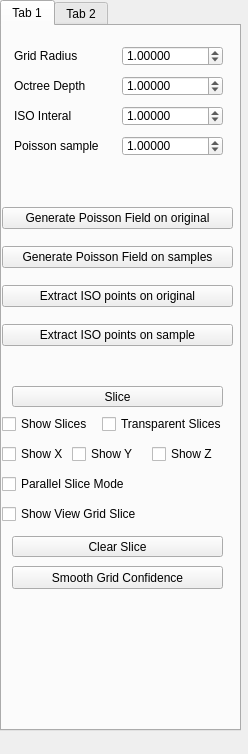
<?xml version="1.0" encoding="UTF-8"?>
<ui version="4.0">
 <class>poisson_paras</class>
 <widget class="QWidget" name="poisson_paras">
  <property name="geometry">
   <rect>
    <x>0</x>
    <y>0</y>
    <width>248</width>
    <height>754</height>
   </rect>
  </property>
  <property name="windowTitle">
   <string>Poisson paras</string>
  </property>
  <widget class="QTabWidget" name="tabWidget">
   <property name="geometry">
    <rect>
     <x>0</x>
     <y>0</y>
     <width>241</width>
     <height>731</height>
    </rect>
   </property>
   <property name="currentIndex">
    <number>0</number>
   </property>
   <widget class="QWidget" name="tab">
    <attribute name="title">
     <string>Tab 1</string>
    </attribute>
    <widget class="QCheckBox" name="checkBox_show_slices_Z">
     <property name="geometry">
      <rect>
       <x>150</x>
       <y>420</y>
       <width>91</width>
       <height>16</height>
      </rect>
     </property>
     <property name="text">
      <string>Show Z</string>
     </property>
    </widget>
    <widget class="QDoubleSpinBox" name="poisson_depth">
     <property name="geometry">
      <rect>
       <x>120</x>
       <y>50</y>
       <width>101</width>
       <height>20</height>
      </rect>
     </property>
     <property name="decimals">
      <number>5</number>
     </property>
     <property name="minimum">
      <double>0.000010000000000</double>
     </property>
     <property name="maximum">
      <double>1000.000000000000000</double>
     </property>
     <property name="singleStep">
      <double>0.010000000000000</double>
     </property>
     <property name="value">
      <double>1.000000000000000</double>
     </property>
    </widget>
    <widget class="QCheckBox" name="checkBox_show_slices">
     <property name="geometry">
      <rect>
       <x>0</x>
       <y>390</y>
       <width>91</width>
       <height>16</height>
      </rect>
     </property>
     <property name="text">
      <string>Show Slices</string>
     </property>
    </widget>
    <widget class="QLabel" name="label">
     <property name="geometry">
      <rect>
       <x>12</x>
       <y>17</y>
       <width>102</width>
       <height>26</height>
      </rect>
     </property>
     <property name="text">
      <string>Grid Radius</string>
     </property>
    </widget>
    <widget class="QLabel" name="label_2">
     <property name="geometry">
      <rect>
       <x>12</x>
       <y>47</y>
       <width>102</width>
       <height>26</height>
      </rect>
     </property>
     <property name="text">
      <string>Octree Depth</string>
     </property>
    </widget>
    <widget class="QDoubleSpinBox" name="radius">
     <property name="geometry">
      <rect>
       <x>120</x>
       <y>20</y>
       <width>101</width>
       <height>20</height>
      </rect>
     </property>
     <property name="decimals">
      <number>5</number>
     </property>
     <property name="minimum">
      <double>0.000010000000000</double>
     </property>
     <property name="maximum">
      <double>1000.000000000000000</double>
     </property>
     <property name="singleStep">
      <double>0.010000000000000</double>
     </property>
     <property name="value">
      <double>1.000000000000000</double>
     </property>
    </widget>
    <widget class="QCheckBox" name="checkBox_show_slices_Y">
     <property name="geometry">
      <rect>
       <x>70</x>
       <y>420</y>
       <width>91</width>
       <height>16</height>
      </rect>
     </property>
     <property name="text">
      <string>Show Y</string>
     </property>
    </widget>
    <widget class="QCheckBox" name="checkBox_show_slices_X">
     <property name="geometry">
      <rect>
       <x>0</x>
       <y>420</y>
       <width>91</width>
       <height>16</height>
      </rect>
     </property>
     <property name="text">
      <string>Show X</string>
     </property>
    </widget>
    <widget class="QLabel" name="label_3">
     <property name="geometry">
      <rect>
       <x>12</x>
       <y>77</y>
       <width>102</width>
       <height>26</height>
      </rect>
     </property>
     <property name="text">
      <string>ISO Interal</string>
     </property>
    </widget>
    <widget class="QPushButton" name="pushButton_slice">
     <property name="geometry">
      <rect>
       <x>10</x>
       <y>360</y>
       <width>211</width>
       <height>21</height>
      </rect>
     </property>
     <property name="text">
      <string>Slice</string>
     </property>
    </widget>
    <widget class="QWidget" name="layoutWidget">
     <property name="geometry">
      <rect>
       <x>0</x>
       <y>170</y>
       <width>231</width>
       <height>161</height>
      </rect>
     </property>
     <layout class="QVBoxLayout" name="verticalLayout">
      <item>
       <widget class="QPushButton" name="pushButton_poisson_field_original">
        <property name="text">
         <string>Generate Poisson Field on original</string>
        </property>
       </widget>
      </item>
      <item>
       <widget class="QPushButton" name="pushButton_poisson_field_samples">
        <property name="text">
         <string>Generate Poisson Field on samples</string>
        </property>
       </widget>
      </item>
      <item>
       <widget class="QPushButton" name="pushButton_poisson_MC_original">
        <property name="text">
         <string>Extract ISO points on original</string>
        </property>
       </widget>
      </item>
      <item>
       <widget class="QPushButton" name="pushButton_poisson_MC_samples">
        <property name="text">
         <string>Extract ISO points on sample</string>
        </property>
       </widget>
      </item>
     </layout>
    </widget>
    <widget class="QDoubleSpinBox" name="poisson_ISO_interval">
     <property name="geometry">
      <rect>
       <x>120</x>
       <y>80</y>
       <width>101</width>
       <height>20</height>
      </rect>
     </property>
     <property name="decimals">
      <number>5</number>
     </property>
     <property name="minimum">
      <double>0.000010000000000</double>
     </property>
     <property name="maximum">
      <double>1000.000000000000000</double>
     </property>
     <property name="singleStep">
      <double>0.010000000000000</double>
     </property>
     <property name="value">
      <double>1.000000000000000</double>
     </property>
    </widget>
    <widget class="QCheckBox" name="checkBox_show_slices_transparent">
     <property name="geometry">
      <rect>
       <x>100</x>
       <y>390</y>
       <width>131</width>
       <height>16</height>
      </rect>
     </property>
     <property name="text">
      <string>Transparent Slices</string>
     </property>
    </widget>
    <widget class="QDoubleSpinBox" name="poisson_sample_number">
     <property name="geometry">
      <rect>
       <x>120</x>
       <y>110</y>
       <width>101</width>
       <height>20</height>
      </rect>
     </property>
     <property name="decimals">
      <number>5</number>
     </property>
     <property name="minimum">
      <double>0.000010000000000</double>
     </property>
     <property name="maximum">
      <double>2000000000.000000000000000</double>
     </property>
     <property name="singleStep">
      <double>0.010000000000000</double>
     </property>
     <property name="value">
      <double>1.000000000000000</double>
     </property>
    </widget>
    <widget class="QLabel" name="label_4">
     <property name="geometry">
      <rect>
       <x>12</x>
       <y>107</y>
       <width>102</width>
       <height>26</height>
      </rect>
     </property>
     <property name="text">
      <string>Poisson sample</string>
     </property>
    </widget>
    <widget class="QCheckBox" name="checkBox_parallel_slice_mode">
     <property name="geometry">
      <rect>
       <x>0</x>
       <y>450</y>
       <width>151</width>
       <height>16</height>
      </rect>
     </property>
     <property name="text">
      <string>Parallel Slice Mode</string>
     </property>
    </widget>
    <widget class="QPushButton" name="pushButton_clear_slice">
     <property name="geometry">
      <rect>
       <x>10</x>
       <y>510</y>
       <width>211</width>
       <height>21</height>
      </rect>
     </property>
     <property name="text">
      <string>Clear Slice</string>
     </property>
    </widget>
    <widget class="QCheckBox" name="checkBox_show_view_grid_slice">
     <property name="geometry">
      <rect>
       <x>0</x>
       <y>480</y>
       <width>151</width>
       <height>16</height>
      </rect>
     </property>
     <property name="text">
      <string>Show View Grid Slice</string>
     </property>
    </widget>
    <widget class="QPushButton" name="pushButton_smooth_grid_confidence">
     <property name="geometry">
      <rect>
       <x>10</x>
       <y>540</y>
       <width>211</width>
       <height>23</height>
      </rect>
     </property>
     <property name="text">
      <string>Smooth Grid Confidence</string>
     </property>
    </widget>
   </widget>
   <widget class="QWidget" name="tab_2">
    <attribute name="title">
     <string>Tab 2</string>
    </attribute>
    <widget class="QCheckBox" name="checkBox_use_confidence1">
     <property name="geometry">
      <rect>
       <x>10</x>
       <y>20</y>
       <width>201</width>
       <height>16</height>
      </rect>
     </property>
     <property name="text">
      <string>use confidence 1 (density)</string>
     </property>
    </widget>
    <widget class="QCheckBox" name="checkBox_use_confidence2">
     <property name="geometry">
      <rect>
       <x>10</x>
       <y>50</y>
       <width>201</width>
       <height>16</height>
      </rect>
     </property>
     <property name="text">
      <string>use confidence 2 (curvature)</string>
     </property>
    </widget>
    <widget class="QCheckBox" name="checkBox_use_confidence3">
     <property name="geometry">
      <rect>
       <x>10</x>
       <y>80</y>
       <width>231</width>
       <height>16</height>
      </rect>
     </property>
     <property name="text">
      <string>use confidence 3 (proj error)</string>
     </property>
    </widget>
    <widget class="QCheckBox" name="checkBox_use_confidence4">
     <property name="geometry">
      <rect>
       <x>10</x>
       <y>110</y>
       <width>231</width>
       <height>16</height>
      </rect>
     </property>
     <property name="text">
      <string>use confidence 4 (eigen)</string>
     </property>
    </widget>
    <widget class="QPushButton" name="pushButton_compute_confidence_original">
     <property name="geometry">
      <rect>
       <x>10</x>
       <y>150</y>
       <width>201</width>
       <height>31</height>
      </rect>
     </property>
     <property name="text">
      <string>Compute Confidence on Original</string>
     </property>
    </widget>
    <widget class="QPushButton" name="pushButton_compute_confidence_samples">
     <property name="geometry">
      <rect>
       <x>10</x>
       <y>200</y>
       <width>201</width>
       <height>31</height>
      </rect>
     </property>
     <property name="text">
      <string>Compute Confidence on Samples</string>
     </property>
    </widget>
    <widget class="QPushButton" name="pushButton_compute_confidence_iso">
     <property name="geometry">
      <rect>
       <x>10</x>
       <y>250</y>
       <width>211</width>
       <height>31</height>
      </rect>
     </property>
     <property name="text">
      <string>Compute Poisson Confidence on ISO</string>
     </property>
    </widget>
    <widget class="QPushButton" name="pushButton_compute_confidence_iso_new">
     <property name="geometry">
      <rect>
       <x>10</x>
       <y>300</y>
       <width>201</width>
       <height>31</height>
      </rect>
     </property>
     <property name="text">
      <string>Compute New Confidence on ISO</string>
     </property>
    </widget>
    <widget class="QPushButton" name="pushButton_add_samples_to_iso_points">
     <property name="geometry">
      <rect>
       <x>10</x>
       <y>340</y>
       <width>201</width>
       <height>31</height>
      </rect>
     </property>
     <property name="text">
      <string>Add samples to iso-points</string>
     </property>
    </widget>
    <widget class="QDoubleSpinBox" name="original_knn_number">
     <property name="geometry">
      <rect>
       <x>118</x>
       <y>393</y>
       <width>101</width>
       <height>20</height>
      </rect>
     </property>
     <property name="decimals">
      <number>5</number>
     </property>
     <property name="minimum">
      <double>0.000010000000000</double>
     </property>
     <property name="maximum">
      <double>20000000.000000000000000</double>
     </property>
     <property name="singleStep">
      <double>0.010000000000000</double>
     </property>
     <property name="value">
      <double>1.000000000000000</double>
     </property>
    </widget>
    <widget class="QLabel" name="label_5">
     <property name="geometry">
      <rect>
       <x>10</x>
       <y>390</y>
       <width>102</width>
       <height>26</height>
      </rect>
     </property>
     <property name="text">
      <string>Original KNN</string>
     </property>
    </widget>
    <widget class="QPushButton" name="pushButton_estimate_original_knn">
     <property name="geometry">
      <rect>
       <x>10</x>
       <y>420</y>
       <width>201</width>
       <height>31</height>
      </rect>
     </property>
     <property name="text">
      <string>Estimate Original KNN</string>
     </property>
    </widget>
    <widget class="QPushButton" name="pushButton_label_smooth">
     <property name="geometry">
      <rect>
       <x>10</x>
       <y>470</y>
       <width>191</width>
       <height>23</height>
      </rect>
     </property>
     <property name="text">
      <string>Smooth ISO Confidence</string>
     </property>
    </widget>
   </widget>
  </widget>
 </widget>
 <resources/>
 <connections/>
</ui>
